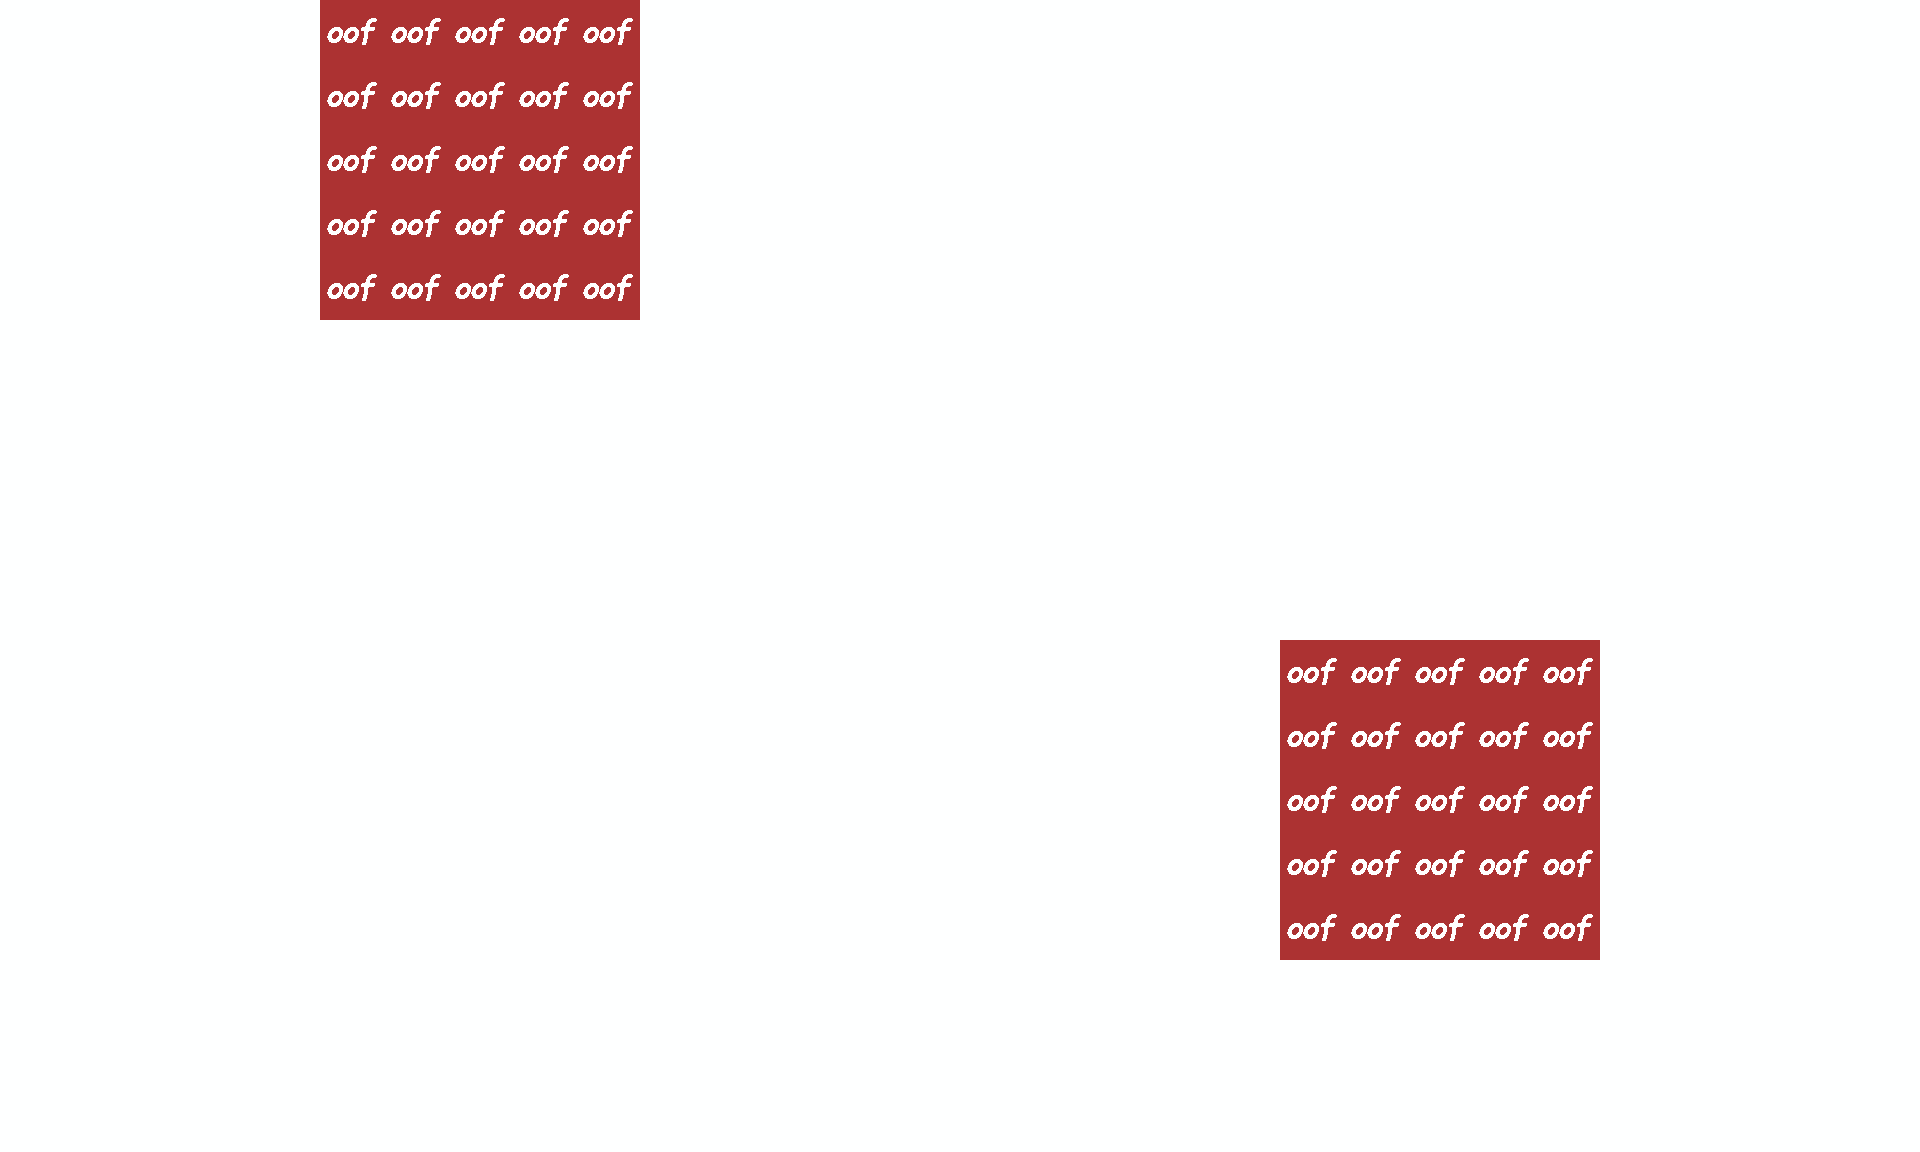

This is a level from a 2D game, rendered from its Tiled map with the project's own tilesets. A one-line summary and the complete map file follow:
An orthogonal 30x18 tile map with 64x64 px tiles, 2 tile layers (Background, Obstacle), 2 tilesets.

<map version="1.9" tiledversion="1.9.2" orientation="orthogonal" renderorder="right-down" width="30" height="18" tilewidth="64" tileheight="64" infinite="0" nextlayerid="3" nextobjectid="1">
 <tileset firstgid="1" source="Tilesets/OofTileset.tsx" />
 <tileset firstgid="2" source="Tilesets/BackgroundTileset.tsx" />
 <layer id="2" name="Background" width="30" height="18">
  <data encoding="csv">
2,2,2,2,2,186,187,188,189,190,2,2,2,2,2,2,2,2,2,2,2,2,2,2,2,2,2,2,2,2,
2,2,2,2,2,207,208,209,210,211,2,2,2,2,2,2,2,2,2,2,2,2,2,2,2,2,2,2,2,2,
2,2,2,2,2,228,229,230,231,232,2,2,2,2,2,2,2,2,2,2,2,2,2,2,2,2,2,2,2,2,
2,2,2,2,2,249,250,251,252,253,2,2,2,2,2,2,2,2,2,2,2,2,2,2,2,2,2,2,2,2,
2,2,2,2,2,270,271,272,273,274,2,2,2,2,2,2,2,2,2,2,2,2,2,2,2,2,2,2,2,2,
2,2,2,2,2,2,2,2,2,2,2,2,2,2,2,2,2,2,2,2,2,2,2,2,2,2,2,2,2,2,
2,2,2,2,2,2,2,2,2,2,2,2,2,2,2,2,2,2,2,2,2,2,2,2,2,2,2,2,2,2,
2,2,2,2,2,2,2,2,2,2,2,2,2,2,2,2,2,2,2,2,2,2,2,2,2,2,2,2,2,2,
2,2,2,2,2,2,2,2,2,2,2,2,2,2,2,2,2,2,2,2,2,2,2,2,2,2,2,2,2,2,
2,2,2,2,2,2,2,2,2,2,2,2,2,2,2,2,2,2,2,2,2,2,2,2,2,2,2,2,2,2,
2,2,2,2,2,2,2,2,2,2,2,2,2,2,2,2,2,2,2,2,186,187,188,189,190,2,2,2,2,2,
2,2,2,2,2,2,2,2,2,2,2,2,2,2,2,2,2,2,2,2,207,208,209,210,211,2,2,2,2,2,
2,2,2,2,2,2,2,2,2,2,2,2,2,2,2,2,2,2,2,2,228,229,230,231,232,2,2,2,2,2,
2,2,2,2,2,2,2,2,2,2,2,2,2,2,2,2,2,2,2,2,249,250,251,252,253,2,2,2,2,2,
2,2,2,2,2,2,2,2,2,2,2,2,2,2,2,2,2,2,2,2,270,271,272,273,274,2,2,2,2,2,
2,2,2,2,2,2,2,2,2,2,2,2,2,2,2,2,2,2,2,2,2,2,2,2,2,2,2,2,2,2,
2,2,2,2,2,2,2,2,2,2,2,2,2,2,2,2,2,2,2,2,2,2,2,2,2,2,2,2,2,2,
2,2,2,2,2,2,2,2,2,2,2,2,2,2,2,2,2,2,2,2,2,2,2,2,2,2,2,2,2,2
</data>
 </layer>
 <layer id="1" name="Obstacle" width="30" height="18">
  <data encoding="csv">
0,0,0,0,0,1,1,1,1,1,0,0,0,0,0,0,0,0,0,0,0,0,0,0,0,0,0,0,0,0,
0,0,0,0,0,1,1,1,1,1,0,0,0,0,0,0,0,0,0,0,0,0,0,0,0,0,0,0,0,0,
0,0,0,0,0,1,1,1,1,1,0,0,0,0,0,0,0,0,0,0,0,0,0,0,0,0,0,0,0,0,
0,0,0,0,0,1,1,1,1,1,0,0,0,0,0,0,0,0,0,0,0,0,0,0,0,0,0,0,0,0,
0,0,0,0,0,1,1,1,1,1,0,0,0,0,0,0,0,0,0,0,0,0,0,0,0,0,0,0,0,0,
0,0,0,0,0,0,0,0,0,0,0,0,0,0,0,0,0,0,0,0,0,0,0,0,0,0,0,0,0,0,
0,0,0,0,0,0,0,0,0,0,0,0,0,0,0,0,0,0,0,0,0,0,0,0,0,0,0,0,0,0,
0,0,0,0,0,0,0,0,0,0,0,0,0,0,0,0,0,0,0,0,0,0,0,0,0,0,0,0,0,0,
0,0,0,0,0,0,0,0,0,0,0,0,0,0,0,0,0,0,0,0,0,0,0,0,0,0,0,0,0,0,
0,0,0,0,0,0,0,0,0,0,0,0,0,0,0,0,0,0,0,0,0,0,0,0,0,0,0,0,0,0,
0,0,0,0,0,0,0,0,0,0,0,0,0,0,0,0,0,0,0,0,1,1,1,1,1,0,0,0,0,0,
0,0,0,0,0,0,0,0,0,0,0,0,0,0,0,0,0,0,0,0,1,1,1,1,1,0,0,0,0,0,
0,0,0,0,0,0,0,0,0,0,0,0,0,0,0,0,0,0,0,0,1,1,1,1,1,0,0,0,0,0,
0,0,0,0,0,0,0,0,0,0,0,0,0,0,0,0,0,0,0,0,1,1,1,1,1,0,0,0,0,0,
0,0,0,0,0,0,0,0,0,0,0,0,0,0,0,0,0,0,0,0,1,1,1,1,1,0,0,0,0,0,
0,0,0,0,0,0,0,0,0,0,0,0,0,0,0,0,0,0,0,0,0,0,0,0,0,0,0,0,0,0,
0,0,0,0,0,0,0,0,0,0,0,0,0,0,0,0,0,0,0,0,0,0,0,0,0,0,0,0,0,0,
0,0,0,0,0,0,0,0,0,0,0,0,0,0,0,0,0,0,0,0,0,0,0,0,0,0,0,0,0,0
</data>
 </layer>
</map>
